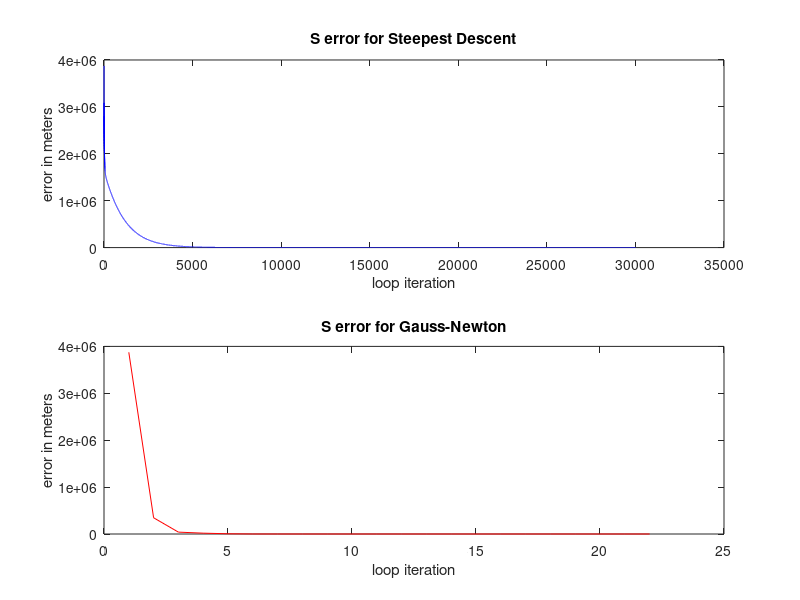
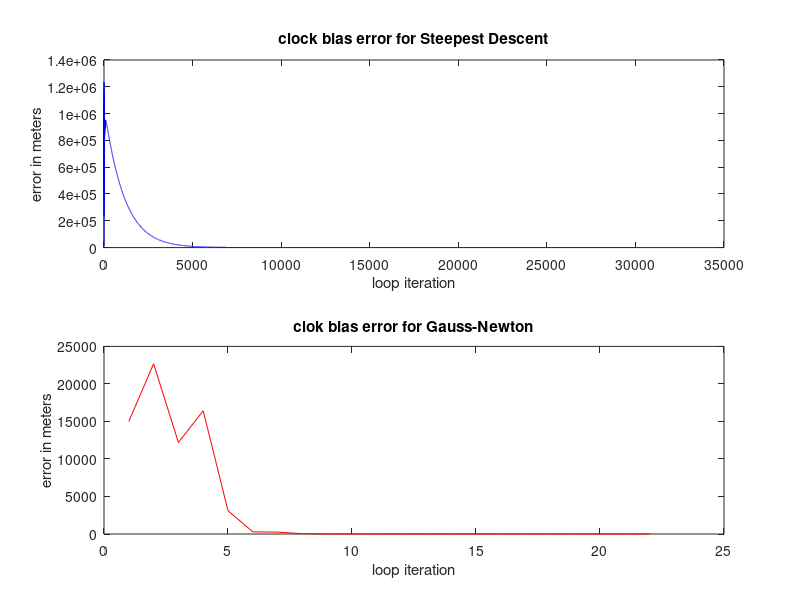

Here is the MATLAB script that generated these plots, in order:
%Defining ER in terms of meters(Earth Radius)
ER=6370000;

%Generating synthetic data - position of satelites and receivier in terms of ER (Eart Radius)
S0=[0.95310;0.8576;0.2775]*ER;
S1=[3.5852;2.07;0]*ER;
S2=[2.9274;2.9274;0]*ER;
S3=[2.6612;0;3.1712]*ER;
S4=[1.4159;0;3.8904]*ER;

%Declaring clock bias and X[S, b] in terms of ER
b=2.354788068*10^(-3)*ER;
X0=[S0;b];

%Defining c as the speed of light
c=299792.458;

%Declaring the initial estimates in terms of ER
Sh0=[0.93310;0.25;0.258819]*ER;
bh0=0*ER;
Xh0=[Sh0;bh0];
%Now generate synthetic data, only for the zero noise
y1=norm(S0-S1)+b;
y2=norm(S0-S2)+b;
y3=norm(S0-S3)+b;
y4=norm(S0-S4)+b;
yb=[y1; y2; y3; y4];


ak=0.3; %declaring step size
Skh=Sh0; %initializing variable Skh with the initial guess value Shatzero
bkh=bh0; %initializing variable bkh with the initial guess value bhatzero
test=1; %initializing test variable
i=1;%initializing counter

while test>0.000000001
%Declaring the current value of Xkhat
Xkh=[Skh;bkh];

%Calculating the jacobian transposed:
r1T=transpose(Skh-S1)/norm(Skh-S1);%calculating unit vector pointing from S1 to current guess
r2T=transpose(Skh-S2)/norm(Skh-S1);%calculating unit vector pointing from S2 to current guess
r3T=transpose(Skh-S3)/norm(Skh-S1);%calculating unit vector pointing from S3 to current guess
r4T=transpose(Skh-S4)/norm(Skh-S1);%calculating unit vector pointing from S4 to current guess
H=[r1T, 1;r2T, 1;r3T, 1;r4T, 1];%calculating the jacobian
HT=transpose(H);

%Calculating the value of h(x)=Rl(S)+b
h1=norm(Skh-S1)+bkh; %for l=1
h2=norm(Skh-S2)+bkh; %for l=2
h3=norm(Skh-S3)+bkh; %for l=3
h4=norm(Skh-S4)+bkh; %for l=4
h=[h1;h2;h3;h4]; %the h vector

%calculating loop test variable = gradient
tt=ak*HT*(yb-h);
test=abs(tt(1,1))+abs(tt(2,1))+abs(tt(3,1))+abs(tt(4,1));

%computing error for plot on step4
eba(i,1)=norm(S0-Skh);
eba(i,2)=norm(b-bkh);

%Iterating Steepest Descent Algorithm: 
Xkh = Xkh+ak*HT*(yb-h);
Skh=Xkh(1:3,1); %initializing variable Skh with the initial guess value Shatzero
bkh=Xkh(4,1); %initializing variable bkh with the initial guess value bhatzero

%run counter (how many times did the loop run?)
i=i+1;

end

%error in meeters for each variable:
errorSa= S0-Skh

%error on clock bias:
errorba= b-bkh

%number of loop iterations
runsa= i


%-----------------------------------------------------------------------------



ak=1; %declaring step size
Skh=Sh0; %initializing variable Skh with the initial guess value Shatzero
bkh=bh0; %initializing variable bkh with the initial guess value bhatzero
testb=1; %initializing test variable
j=1;%initializing counter

while testb>0.000001
%Declaring the current value of Xkhat
Xkh=[Skh;bkh];

%Calculating the inverse of the jacobian:
r1T=transpose(Skh-S1)/norm(Skh-S1);%calculating unit vector pointing from S1 to current guess
r2T=transpose(Skh-S2)/norm(Skh-S1);%calculating unit vector pointing from S2 to current guess
r3T=transpose(Skh-S3)/norm(Skh-S1);%calculating unit vector pointing from S3 to current guess
r4T=transpose(Skh-S4)/norm(Skh-S1);%calculating unit vector pointing from S4 to current guess
H=[r1T, 1;r2T, 1;r3T, 1;r4T, 1];%calculating the jacobian
Hinv=inv(H);

%Calculating the value of h(x)=Rl(S)+b
h1=norm(Skh-S1)+bkh; %for l=1
h2=norm(Skh-S2)+bkh; %for l=2
h3=norm(Skh-S3)+bkh; %for l=3
h4=norm(Skh-S4)+bkh; %for l=4
h=[h1;h2;h3;h4]; %the h vector

%calculating loop test variable = gradient
ttb=ak*Hinv*(yb-h);
testb=abs(ttb(1,1))+abs(ttb(2,1))+abs(ttb(3,1))+abs(ttb(4,1));

%computing error for plot on step4
ebg(j,1)=norm(S0-Skh);
ebg(j,2)=norm(b-bkh);

%Iterating Steepest Descent Algorithm: 
Xkh = Xkh+ak*Hinv*(yb-h);
Skh=Xkh(1:3,1); %initializing variable Skh with the initial guess value Shatzero
bkh=Xkh(4,1); %initializing variable bkh with the initial guess value bhatzero

%run counter (how many times did the loop run?)
j=j+1;

end

%error in meeters for each variable:
errorSb = S0-Skh

%error on clock bias:
errorbb = b-bkh

%number of loop iterations
runsb = j

%---------------
%step 4 plots:

%plots for S error
figure
subplot(2,1,1)       
plot(eba(:,1),'b')
title('S error for Steepest Descent')
xlabel('loop iteration')
ylabel('error in meters')

subplot(2,1,2)     
plot(ebg(:,1),'r') 
title('S error for Gauss-Newton')
xlabel('loop iteration')
ylabel('error in meters')


%plots for b error
figure
subplot(2,1,1)       
plot(eba(:,2),'b')
title('clock bias error for Steepest Descent')
xlabel('loop iteration')
ylabel('error in meters')

subplot(2,1,2)     
plot(ebg(:,2),'r') 
title('clok bias error for Gauss-Newton')
xlabel('loop iteration')
ylabel('error in meters')